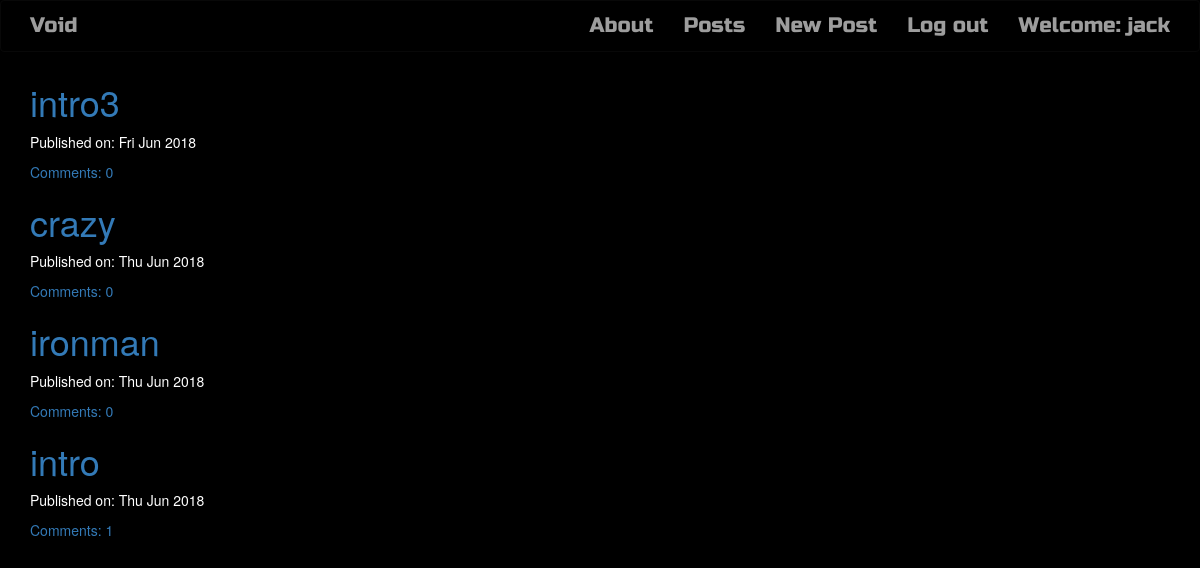
Page /postlist/ (signed in) on the committed database.
### blog/models.py (models this page shows, shortened)
class Post(models.Model):
    author = models.ForeignKey(User, related_name="users", on_delete=models.CASCADE, null=True)
    user_name = models.CharField(max_length=500, null=True)
    title = models.CharField(max_length=1000)
    text = models.TextField()
    created_date = models.DateTimeField(default=timezone.now)
    published_date = models.DateTimeField(blank=True, null=True)

### blog/views.py (the view)
# urls.py: url(r'^postlist/$', views.PostListView.as_view(), name='post_list'),
class PostListView(LoginRequiredMixin, ListView):
    login_url = '/login/'
    redirect_field_name = 'blog/post_list.html'
    model = Post
    def get_queryset(self):
        return Post.objects.filter(published_date__lte=timezone.now()).order_by('-published_date')

### blog/templates/blog/post_list.html
{% extends 'blog/base.html' %}
{% block content %}
<div class="centerstage">
    {% for post in post_list %}
        <div class="post">
            <h1><a href="{% url 'post_detail' pk=post.pk %}">{{ post.title }}</a></h1>
            <div class="date">
                <p>Published on: {{ post.published_date|date:"D M Y"}}</p>
            </div>
            <a href="{% url 'post_detail' pk=post.pk %}">Comments: {{ post.comments.count }}</a>
        </div>
    {% endfor %}
</div>
{% endblock %}

### blog/templates/blog/base.html (shortened to what this page needs)
<!DOCTYPE html>
{% load staticfiles %}
<html>
    <head>
        <link rel="stylesheet" href="https://maxcdn.bootstrapcdn.com/bootstrap/3.3.7/css/bootstrap.min.css">
        <link rel="stylesheet" href="https://maxcdn.bootstrapcdn.com/bootstrap/3.3.7/css/bootstrap-theme.min.css">
        <link rel="stylesheet" href="//cdn.jsdelivr.net/medium-editor/latest/css/medium-editor.min.css" type="text/css" media="screen" charset="utf-8">
        <link rel="stylesheet" href="{% static 'css/blog.css' %}">
<body class='loader'>
  <nav class="navbar navbar-inverse techfont custom-navbar" id="prime">
    <div class="container">
      <ul class="nav navbar-nav">
        <li><a class='navbar-brand bigbrand' href="{% url 'index' %}">Void</a></li>
      </ul>
      <ul class="nav navbar-nav navbar-right">
         <li><a href="{% url 'about'%}">About</a></li>
        {% if user.is_authenticated %}
        <li>
           <a href="{% url 'post_list' %}">Posts</a>
        </li>
        <li>
          <a href="{% url 'post_new' %}" >New Post</a>
        </li>
        <li>
          <a href="{% url 'accounts:logout' %}" >Log out</a>
        </li>
        <li>
          <a >Welcome: {{ user.username }}</a>
        </li>
          {% else %}
          <li><a class='nav navbar-right' href="{% url 'accounts:login' %}" ><span class="glyphicon glyphicon-user"></span>Login</a></li>
        {% endif %}
      </ul>
  </div>
</nav>
        <div class="content container">
            <div class="row">
                <div class="col-md-8">
                  <div class="blog_posts">
                    {% block content %}
                    {% endblock %}
                  </div>
                </div>
            </div>
        </div>
</body>
</html>

### blog/static/css/blog.css (style rules this page uses)
.techfont { font-family: 'Russo One', sans-serif; font-size: 1.5em; margin-bottom: 10px; background: #000; }
.centerstage { margin-left: auto; margin-right: auto; }
.bigbrand { font-size: 1em; }
body { background-color: black; color:white; }

### rows in the picture
Post: title "intro3", published_date "Fri Jun 2018", comments.count "0"
Post: title "crazy", published_date "Thu Jun 2018", comments.count "0"
Post: title "ironman", published_date "Thu Jun 2018", comments.count "0"
Post: title "intro", published_date "Thu Jun 2018", comments.count "1"

### other values in the picture
{{ user.username }} "jack"
